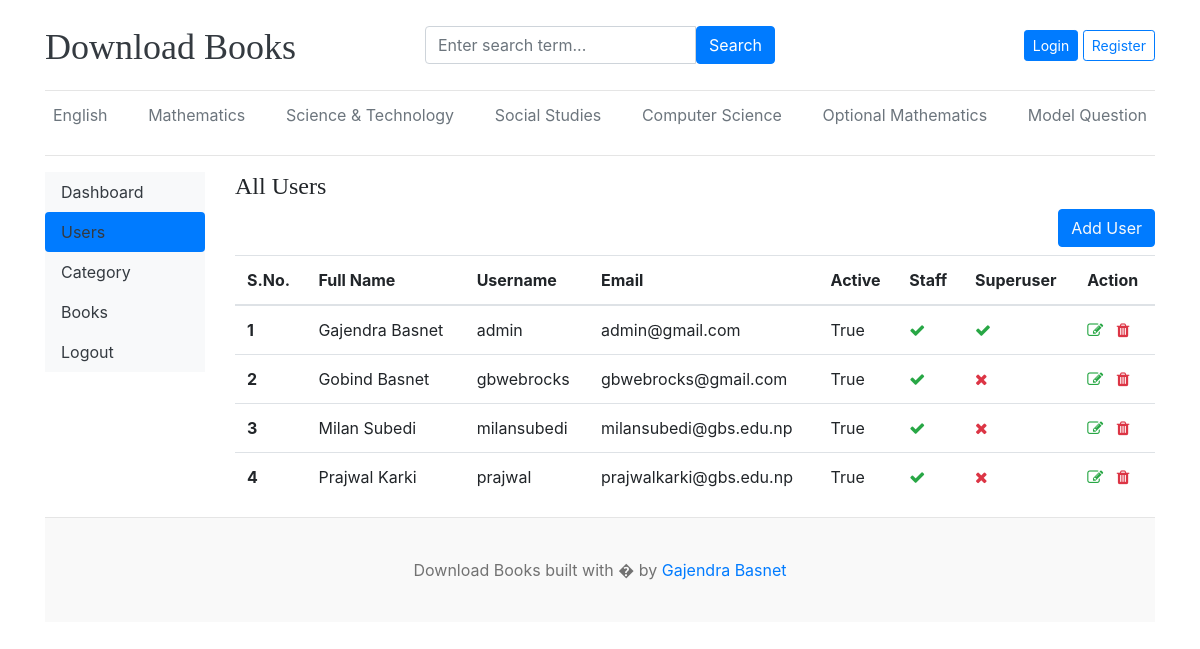
The page /dashboard/users/ on the database its author committed.
### blogs/models.py (models this page shows, shortened)
class Category(models.Model):
    category_name = models.CharField(max_length=50, unique=True)
    created_at = models.DateTimeField(auto_now_add=True)
    updated_at = models.DateTimeField(auto_now=True)
    class Meta:
        verbose_name_plural = 'Categories'

### dashboard/views.py (the view)
# urls.py: path('users/', views.users, name='users'),
def users(request):
    users = User.objects.all()
    context = {
        'users': users
    }
    return render(request, 'dashboard/users.html',context)

### blogs/context_processors.py (called while the page is built)
def get_categories(request):
    categories = Category.objects.all()
    return dict(categories = categories)

### templates/dashboard/users.html (shortened to what this page needs)
{% extends '../base/base.html' %}
{% block content %}
<div class="row">
    {% include './leftsidebar.html' %}
    <div class="col-md-10">
      <h4>All Users</h4>
      <a href="{% url 'add_users' %}" class="btn btn-primary text-light float-right mb-2"> Add User </a>
       <table id="myTable" class="table table-hover">
  <thead>
    <tr>
      <th>S.No.</th>
      <th>Full Name</th>
      <th>Username</th>
      <th>Email</th>
      <th>Active</th>
      <th>Staff</th>
      <th>Superuser</th>
      <th>Action</th>
    </tr>
  </thead>
  <tbody>
    {% for user in users %}
    <tr>
      <th>{{forloop.counter}}</th>
      <td>{{user.first_name}} {{user.last_name}}</td>
      <td>{{user.username}}</td>
      <td>{{user.email}}</td>
      <td>{{user.is_active}}</td>
      <td>{% if user.is_staff %} <i class="fa fa-check text-success"></i> {% else %} <i class="fa fa-times text-danger"></i> {% endif %}</td>
      <td>{% if user.is_superuser %} <i class="fa fa-check text-success"></i> {% else %} <i class="fa fa-times text-danger"></i> {% endif %}</td>
      <td>
        <a href="{% url 'edit_users' user.id %}"><i class="fa fa-edit text-success"></i></a>&nbsp;&nbsp;
        <a href="{% url 'delete_users' user.id %}"><i class="fa fa-trash text-danger"></i></a>
      </td>
    </tr>
    {% endfor %}
  </tbody>
</table>
    </div>
</div>
{% endblock %}

### templates/Base/header.html (shortened to what this page needs)
{% load static %}
<!DOCTYPE html>
<html lang="en">
<head>
    <link href="https://getbootstrap.com/docs/4.0/dist/css/bootstrap.min.css" rel="stylesheet">
    <link href="{% static 'css/blog.css' %}" rel="stylesheet">
    <link rel="stylesheet" href="https://cdnjs.cloudflare.com/ajax/libs/font-awesome/4.7.0/css/font-awesome.min.css">
    <link rel="stylesheet" href="https://cdn.datatables.net/2.3.3/css/dataTables.dataTables.css" />
  </head>
<body>
    <div class="container">
      <header class="blog-header py-3">
        <div class="row flex-nowrap justify-content-between align-items-center">
          <div class="col-4 pt-1">
            <a class="blog-header-logo text-dark" href="/">Download Books</a>
          </div>
            <div class="col-4">
              <form action="{% url 'search' %}" method="GET">
                  <div class="input-group">
                          <input class="form-control" name ="keyword" type="text" placeholder="Enter search term..." aria-label="Enter search term..." aria-describedby="button-search" />
                          <button type="submit" class="btn btn-primary" id="button-search" type="button">Search</button>
                    </div>
              </form>
            </div>
          <div class="col-4 d-flex justify-content-end align-items-center">
            {% if not user.is_authenticated %}
            <a class="btn btn-sm btn-primary" href="{% url 'login'%}">Login</a> &nbsp;
            <a class="btn btn-sm btn-outline-primary" href="{% url 'register' %}">Register</a>
            {% else %}
            <span>Welcome {{user}} <a class="btn btn-sm btn-primary" href="{% url 'dashboard' %}">Dashboard</a> </span>&nbsp;
            <span><a class="btn btn-sm btn-outline-primary" href="{% url 'logout' %}">Logout</a></span>
            {% endif %}
          </div>
        </div>
      </header>
      <div class="nav-scroller py-1 mb-2">
        <nav class="nav d-flex justify-content-between">
          {% for cat in categories %}
          <a class="p-2 text-muted" href="{% url 'posts_by_category' cat.id %}">{{cat.category_name}}</a>
          {% endfor %}
        </nav>
      </div>
    <hr/>

### static/css/blog.css (style rules this page uses)
.blog-header { border-bottom: 1px solid #e5e5e5; }
.blog-header-logo { font-family: "Playfair Display", Georgia, "Times New Roman", serif; font-size: 2.25rem; }
h1, h2, h3, h4, h5, h6 { font-family: "Playfair Display", Georgia, "Times New Roman", serif; }

### rows shown on the page
Category: category_name "English"
Category: category_name "Mathematics"
Category: category_name "Science & Technology"
Category: category_name "Social Studies"
Category: category_name "Computer Science"
Category: category_name "Optional Mathematics"
Category: category_name "Model Question"

### other values the page prints
{{ user.first_name }} "Gajendra"
{{ user.last_name }} "Basnet"
{{ user.username }} "admin"
{{ user.email }} "admin@gmail.com"
{{ user.is_active }} "True"
{{ user.first_name }} "Gobind"
{{ user.username }} "gbwebrocks"
{{ user.email }} "gbwebrocks@gmail.com"
{{ user.first_name }} "Milan"
{{ user.last_name }} "Subedi"
{{ user.username }} "milansubedi"
{{ user.email }} "milansubedi@gbs.edu.np"
{{ user.first_name }} "Prajwal"
{{ user.last_name }} "Karki"
{{ user.username }} "prajwal"
